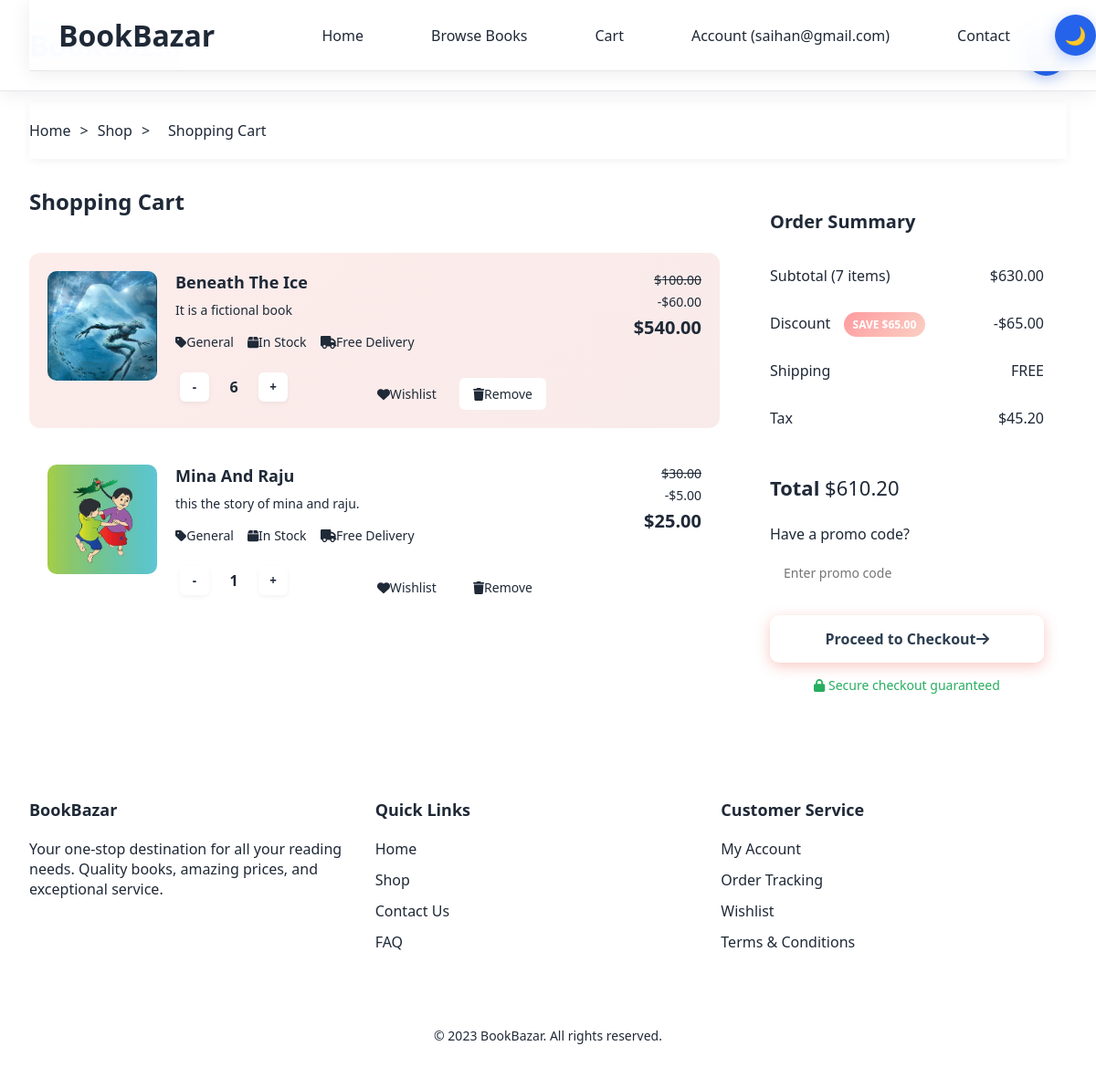
Before: /cart/ (signed in) with the older database file.
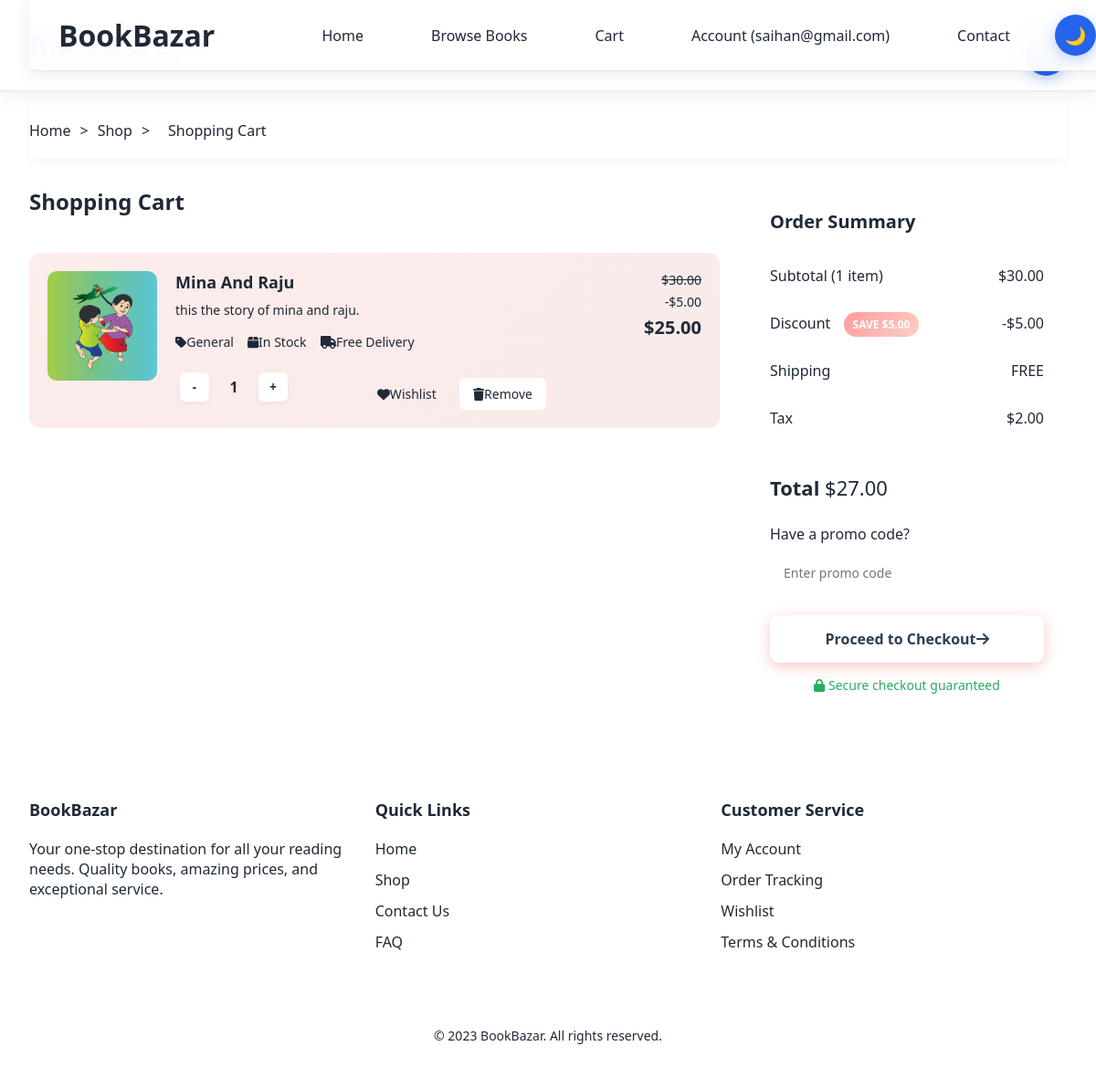
After: the same page with the newer database file.
### eco/models.py (models this page shows, shortened)
class CartItem(models.Model):
    cart = models.ForeignKey(Cart, on_delete=models.CASCADE, related_name='items')
    book = models.ForeignKey('Book', on_delete=models.CASCADE)
    quantity = models.PositiveIntegerField(default=1, validators=[MinValueValidator(1)])
    added_at = models.DateTimeField(auto_now_add=True)
    class Meta:
        unique_together = ['cart', 'book']
    @property
    def total_price(self):
        return float(self.book.price) * self.quantity
    @property
    def total_discount(self):
        if self.book.discount_price:
            return (float(self.book.price) - float(self.book.discount_price)) * self.quantity
        return 0.0
    @property
    def final_price(self):
        if self.book.discount_price:
            return float(self.book.discount_price) * self.quantity
        return float(self.book.price) * self.quantity

class Book(models.Model):
    title = models.CharField(max_length=200)
    author = models.ForeignKey(Author, on_delete=models.SET_NULL, null=True, blank=True)
    additional_authors = models.CharField(max_length=200, blank=True, help_text="Other authors, separated by commas")
    isbn = models.CharField(max_length=13, blank=True, verbose_name="ISBN")
    isbn13 = models.CharField(max_length=17, blank=True, verbose_name="ISBN-13")
    category = TreeForeignKey(Category, related_name='books', on_delete=models.SET_NULL, null=True, blank=True)
    genre = models.CharField(max_length=20, choices=BOOK_GENRES, blank=True)
    format_type = models.CharField(max_length=10, choices=BOOK_FORMATS, default='PAPERBACK')
    condition = models.CharField(max_length=10, choices=BOOK_CONDITIONS, default='NEW')
    publisher = models.ForeignKey(Publisher, on_delete=models.SET_NULL, null=True, blank=True)
    publication_date = models.DateField(null=True, blank=True)
    edition = models.CharField(max_length=50, blank=True)
    pages = models.PositiveIntegerField(null=True, blank=True)
    language = models.CharField(max_length=50, default='English')
    price = models.DecimalField(max_digits=10, decimal_places=2)
    discount_price = models.DecimalField(max_digits=10, decimal_places=2, null=True, blank=True)
    featured = models.BooleanField(default=False, help_text="Mark this book as featured on homepage")
    label1 = models.CharField(choices=LABEL_CHOICES, max_length=1, blank=True)
    label2 = models.CharField(choices=LABEL_CHOICES, max_length=1, blank=True)
    label3 = models.CharField(choices=LABEL_CHOICES, max_length=1, blank=True)
    cover_image = models.ImageField(upload_to='book_covers/', blank=True, null=True, help_text="Main book cover image")
    additional_images = models.ImageField(upload_to='book_images/', blank=True, null=True, help_text="Additional book images")
    description = models.TextField()
    excerpt = models.TextField(blank=True, help_text="Short excerpt or first chapter")
    stock_quantity = models.PositiveIntegerField(default=0)
    is_available = models.BooleanField(default=True)
    slug = models.SlugField(unique=True)
    created_at = models.DateTimeField(auto_now_add=True)
    updated_at = models.DateTimeField(auto_now=True)
    class Meta:
        ordering = ['-created_at']
        verbose_name = "Book"
        verbose_name_plural = "Books"
    @property
    def image_url(self):
        if self.cover_image and hasattr(self.cover_image, 'url'):
            return self.cover_image.url
        return '/static/images/placeholder-book.jpg'

class Cart(models.Model):
    user = models.OneToOneField(settings.AUTH_USER_MODEL, on_delete=models.CASCADE, related_name='cart')
    created_at = models.DateTimeField(auto_now_add=True)
    updated_at = models.DateTimeField(auto_now=True)
    @property
    def total_items(self):
        return sum(item.quantity for item in self.items.all())
    @property
    def subtotal(self):
        return float(sum(item.total_price for item in self.items.all()))
    @property
    def total_discount(self):
        return float(sum(item.total_discount for item in self.items.all()))
    @property
    def final_total(self):
        return self.subtotal - self.total_discount
    @property
    def tax(self):
        return round(self.final_total * 0.08, 2)
    @property
    def grand_total(self):
        return self.final_total + self.tax

### eco/views.py (the view)
# urls.py: path('cart/', views.cart_view, name='cart'),
@login_required
def cart_view(request):
    try:
        cart = Cart.objects.get(user=request.user)
        cart_items = cart.items.select_related('book').all()
        context = {
            'cart': cart,
            'cart_items': cart_items,
        }
        return render(request, 'eco/basket.html', context)
    except Cart.DoesNotExist:
        context = {'cart': None, 'cart_items': []}
        return render(request, 'eco/basket.html', context)

### eco/context_processors.py (called while the page is built)
def cart_count(request):
    cart_count = 0
    if request.user.is_authenticated:
        try:
            try:
                cart = Cart.objects.get(user=request.user)
                cart_count = cart.total_items
            except Cart.DoesNotExist:
                order_qs = Order.objects.filter(user=request.user, ordered=False)
                if order_qs.exists():
                    order = order_qs[0]
                    cart_count = order.items.count()
        except Exception as e:
            cart_count = 0
    return {'cart_count': cart_count}

### templates/eco/basket.html (shortened to what the changed rows need)
{% extends "eco/base_common.html" %}
{% load static %}
{% block content %}
<div class="container">
    <div class="cart-container">
        <div class="cart-items">
            <div class="cart-header">
                <h2 class="cart-title">Shopping Cart</h2>
            </div>
            <div id="cartItemsContainer">
                {% if cart_items %}
                    {% for item in cart_items %}
                    <div class="cart-item {% if forloop.first %}highlight{% endif %}" id="cartItem-{{ item.id }}">
                        <div class="item-image">
                            <img src="{{ item.book.image_url }}" alt="{{ item.book.title }}">
                        </div>
                        <div class="item-details">
                            <h3 class="item-name">{{ item.book.title }}</h3>
                            <p class="item-description">{{ item.book.description|truncatewords:20 }}</p>
                            <div class="item-meta">
                                <div class="meta-item">
                                    <i class="fas fa-tag"></i> {{ item.book.category.name|default:"General" }}
                                </div>
                                <div class="meta-item">
                                    <i class="fas fa-box"></i>
                                    {% if item.book.stock_quantity > 0 %}In Stock{% else %}Out of Stock{% endif %}
                                </div>
                                <div class="meta-item">
                                    <i class="fas fa-truck"></i> Free Delivery
                                </div>
                            </div>
                            <div class="item-controls">
                                <div class="quantity-controls">
                                    <button class="quantity-btn decrease-btn" data-item-id="{{ item.id }}">-</button>
                                    <span class="quantity" id="quantity-{{ item.id }}">{{ item.quantity }}</span>
                                    <button class="quantity-btn increase-btn" data-item-id="{{ item.id }}">+</button>
                                </div>
                                <div class="item-actions">
                                    <button class="action-btn wishlist-btn" onclick="addToWishlist('{{ item.book.slug }}')">
                                        <i class="fas fa-heart"></i> Wishlist
                                    </button>
                                    <button class="action-btn remove-btn" data-item-id="{{ item.id }}">
                                        <i class="fas fa-trash"></i> Remove
                                    </button>
                                </div>
                            </div>
                        </div>
                        <div class="item-pricing">
                            {% if item.book.discount_price %}
                                <div class="price-original">${{ item.book.price|floatformat:2 }}</div>
                                <div class="price-discount">-${{ item.total_discount|floatformat:2 }}</div>
                            {% endif %}
                            <div class="price-total" id="itemTotal-{{ item.id }}">${{ item.final_price|floatformat:2 }}</div>
                        </div>
                    </div>
                    {% endfor %}
                {% endif %}
            </div>
        </div>
        {% if cart_items %}
        <div class="cart-summary">
            <h3 class="summary-title">Order Summary</h3>
            <div class="summary-row">
                <span class="summary-label">Subtotal ({{ cart.total_items }} item{{ cart.total_items|pluralize }})</span>
                <span class="summary-value" id="subtotal">${{ cart.subtotal|floatformat:2 }}</span>
            </div>
            {% if cart.total_discount > 0 %}
            <div class="summary-row">
                <span class="summary-label">Discount <span class="discount-badge">SAVE ${{ cart.total_discount|floatformat:2 }}</span></span>
                <span class="summary-value" id="totalDiscount">-${{ cart.total_discount|floatformat:2 }}</span>
            </div>
            {% endif %}
            <div class="summary-row">
                <span class="summary-label">Shipping</span>
                <span class="summary-value">FREE</span>
            </div>
            <div class="summary-row">
                <span class="summary-label">Tax</span>
                <span class="summary-value" id="tax">${{ cart.tax|floatformat:2 }}</span>
            </div>
            <div class="summary-total">
                <span class="summary-label">Total</span>
                <span class="summary-value" id="finalTotal">${{ cart.grand_total|floatformat:2 }}</span>
            </div>
            <div class="promo-section">
                <p>Have a promo code?</p>
                <div class="promo-input">
                    <input type="text" placeholder="Enter promo code">
                    <button>Apply</button>
                </div>
            </div>
            <button class="checkout-btn" onclick="window.location.href='{% url 'eco:checkout' %}'">
                Proceed to Checkout <i class="fas fa-arrow-right"></i>
            </button>
            <div class="secure-checkout">
                <i class="fas fa-lock"></i> Secure checkout guaranteed
            </div>
        </div>
        {% endif %}
    </div>
</div>
{% endblock %}

Changed rows visible on the page:
removed CartItem: book.image_url (picture), book "Beneath The Ice", book.description "It is a fictional book", book.category.name "General", shows "In Stock", quantity "6", book.price "100.00", total_discount "60.00", final_price "540.00"
computed for Cart: total_items "7" → "1"; subtotal "630.00" → "30.00"; total_discount "65.00" → "5.00"; tax "45.20" → "2.00"; grand_total "610.20" → "27.00"
